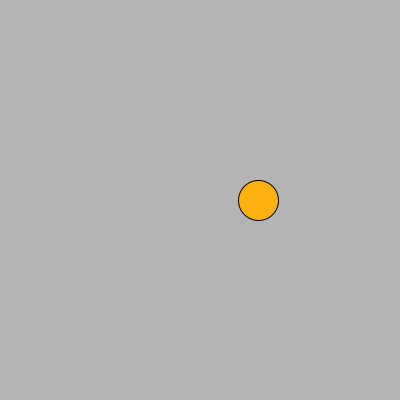
Frame 1 (no input)
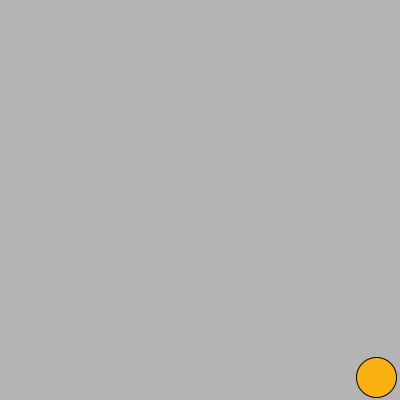
Frame 60 (the mouse pressed at the canvas centre just before this capture)
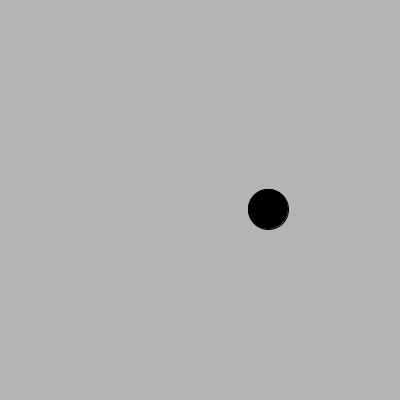
Frame 120 (the mouse held since frame 60 and released just before this capture)

The Processing sketch that drew these frames (run headless with seeded random() and noise(); from frame 60 on, the mouse is pressed at the canvas centre):

// Processing sketch: s06e00isi
// ── s06e00isi.pde
//Expresión digital - Diseño Digital - UDD- 2016.
//Isidora Ordoñez.
//s06e00isi.

/*
En este código vemos como una ellipse rebota y cambia de color al tocar el fin del canvas.
 */

float v;
float v1;
int x, y, d, u, r;
color c1;
color ve, a, b, n;


void setup() {
  size(400, 400); 
  v = 2;
  v1 = 3;
  x = (int)random(width);
  d = 40;
  u = 10;
  y = height/2;
  colorMode (HSB, 360, 100, 100);
  c1= color(41, 93.7, 98.8);
  ve = color(86, 26.5, 74.1);
  a = color(41, 93.7, 98.8); 
  b = color(0, 0, 100);   
  n = color(0);
}

void draw() {


  background(255);
  fill(c1);
  ellipse(x, y, d, d);
  x += v;
  y += v1;

  if (x > width - d / 2|| x < d / 2) {
    v *= -1;
    r = (int)random(4);

    if (r==0) {
      c1 =ve;
    }
    if (r==1) {
      c1=b;
    }
    if (r==2) {
      c1=a;
    }
    if (r==3) {
      c1=n;
    }
  }
  if (y > height - d / 2|| y < d / 2) {
    v1 *= -1;
    r = (int)random(4);

    if (r==0) {
      c1 =ve;
    }
    if (r==1) {
      c1=b;
    }
    if (r==2) {
      c1=a;
    }
    if (r==3) {
      c1=n;
    }
  }
}
